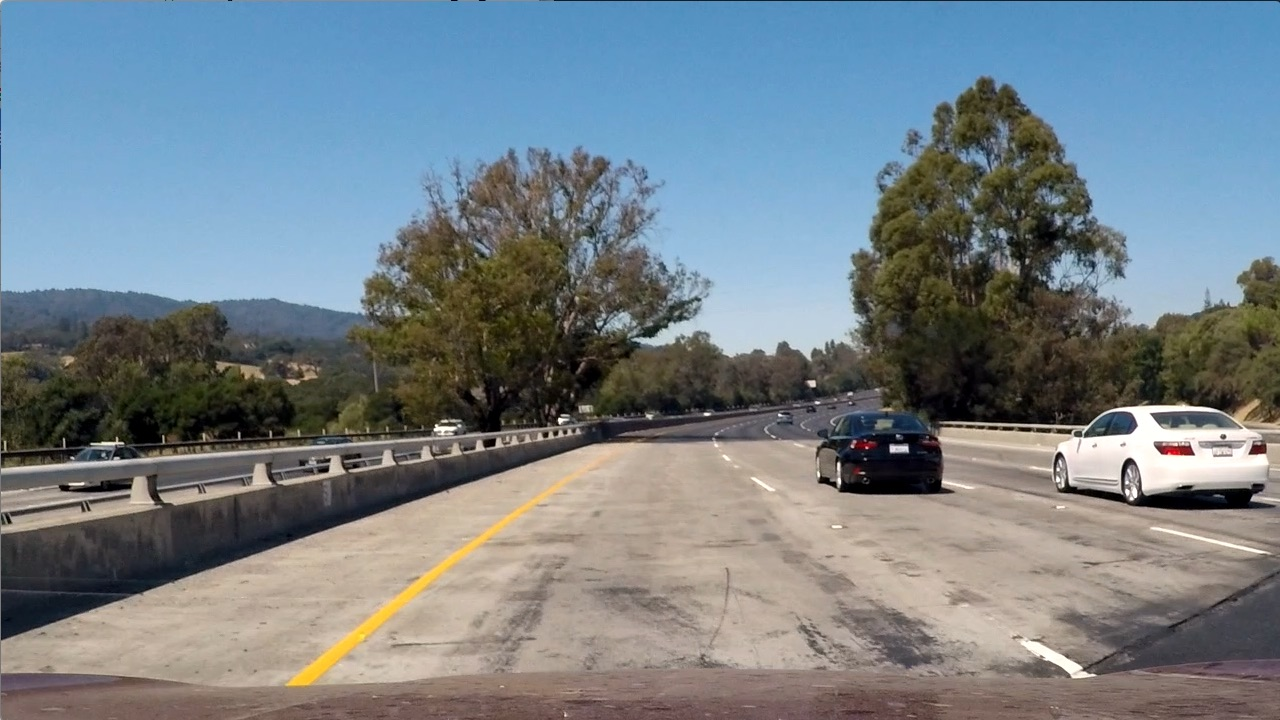
#> input picture test_images/test1.jpg, 1280 x 720 px
$ python -i spatial_bin.py   (imports and definitions only)
#> lines starting #> are read from the running program, lines starting #| are printed output that depends on the picture
import cv2
import numpy as np


# Define a function to compute color histogram features
# Pass the color_space flag as 3-letter all caps string
# like 'HSV' or 'LUV' etc.
def convert_color(img, color_space='RGB', size=(32, 32)):
    # Convert image to new color space (if specified)
    if color_space != 'RGB':
        if color_space == 'HSV':
            feature_image = cv2.cvtColor(img, cv2.COLOR_RGB2HSV)
        elif color_space == 'LUV':
            feature_image = cv2.cvtColor(img, cv2.COLOR_RGB2LUV)
        elif color_space == 'HLS':
            feature_image = cv2.cvtColor(img, cv2.COLOR_RGB2HLS)
        elif color_space == 'YUV':
            feature_image = cv2.cvtColor(img, cv2.COLOR_RGB2YUV)
        elif color_space == 'YCrCb':
            feature_image = cv2.cvtColor(img, cv2.COLOR_RGB2YCrCb)
    else:
        feature_image = np.copy(img)

    # Use cv2.resize().ravel() to create the feature vector
    features = cv2.resize(feature_image, size)

    # Return the feature vector
    return features


# Define a function to compute color histogram features
# Pass the color_space flag as 3-letter all caps string
# like 'HSV' or 'LUV' etc.
def bin_spatial(img, color_space='RGB', size=(32, 32)):
    # Convert image to new color space (if specified)
    if color_space != 'RGB':
        if color_space == 'HSV':
            feature_image = cv2.cvtColor(img, cv2.COLOR_RGB2HSV)
        elif color_space == 'LUV':
            feature_image = cv2.cvtColor(img, cv2.COLOR_RGB2LUV)
        elif color_space == 'HLS':
            feature_image = cv2.cvtColor(img, cv2.COLOR_RGB2HLS)
        elif color_space == 'YUV':
            feature_image = cv2.cvtColor(img, cv2.COLOR_RGB2YUV)
        elif color_space == 'YCrCb':
            feature_image = cv2.cvtColor(img, cv2.COLOR_RGB2YCrCb)
    else:
        feature_image = np.copy(img)

    # Use cv2.resize().ravel() to create the feature vector
    features = cv2.resize(feature_image, size).ravel()

    # Return the feature vector
    return features

# [5 lines not run here, left out]

>>> import cv2
>>> picture = cv2.cvtColor(cv2.imread('test_images/test1.jpg'), cv2.COLOR_BGR2RGB)
>>> result = convert_color(picture)
#> in convert_color, `features = cv2.resize(feature_image, size)`:
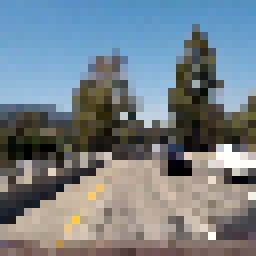
#> features: shape (32, 32, 3) (shown 8 times larger); mean R, G, B 117.3, 128.5, 135.6

$ run again, on test_images/test2.jpg
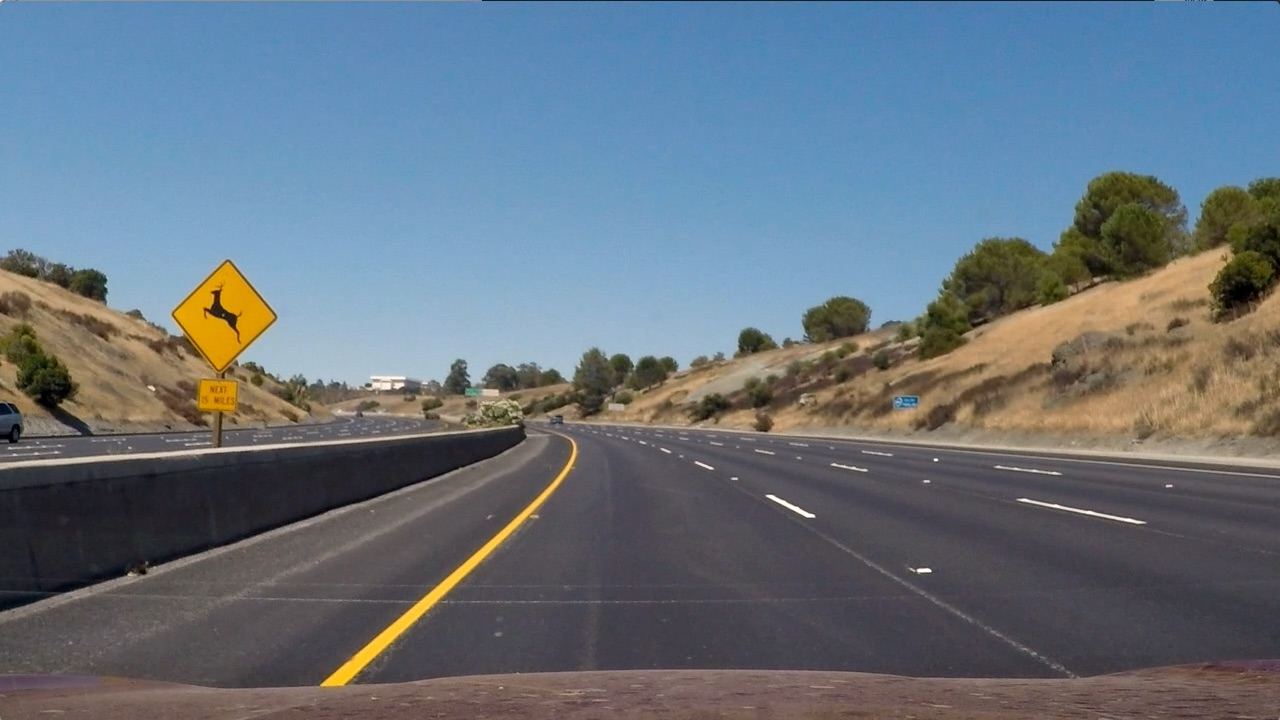
#> input picture test_images/test2.jpg, 1280 x 720 px
#> in convert_color, `features = cv2.resize(feature_image, size)`:
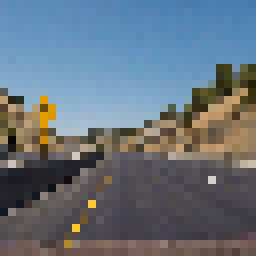
#> features: shape (32, 32, 3) (shown 8 times larger); mean R, G, B 102.2, 113.9, 124.8

$ run again, on test_images/test3.jpg
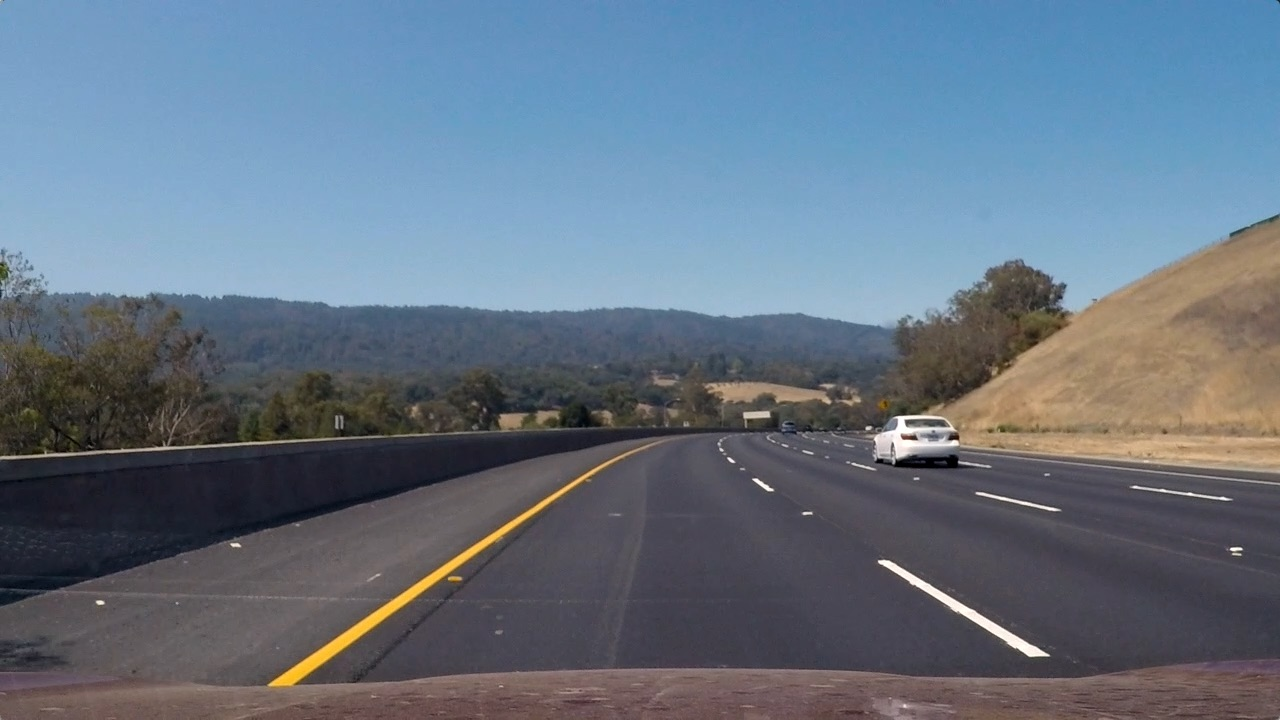
#> input picture test_images/test3.jpg, 1280 x 720 px
#> in convert_color, `features = cv2.resize(feature_image, size)`:
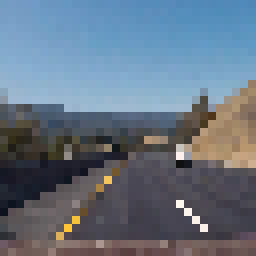
#> features: shape (32, 32, 3) (shown 8 times larger); mean R, G, B 101.3, 115.6, 130.9

$ run again, on test_images/test4.jpg
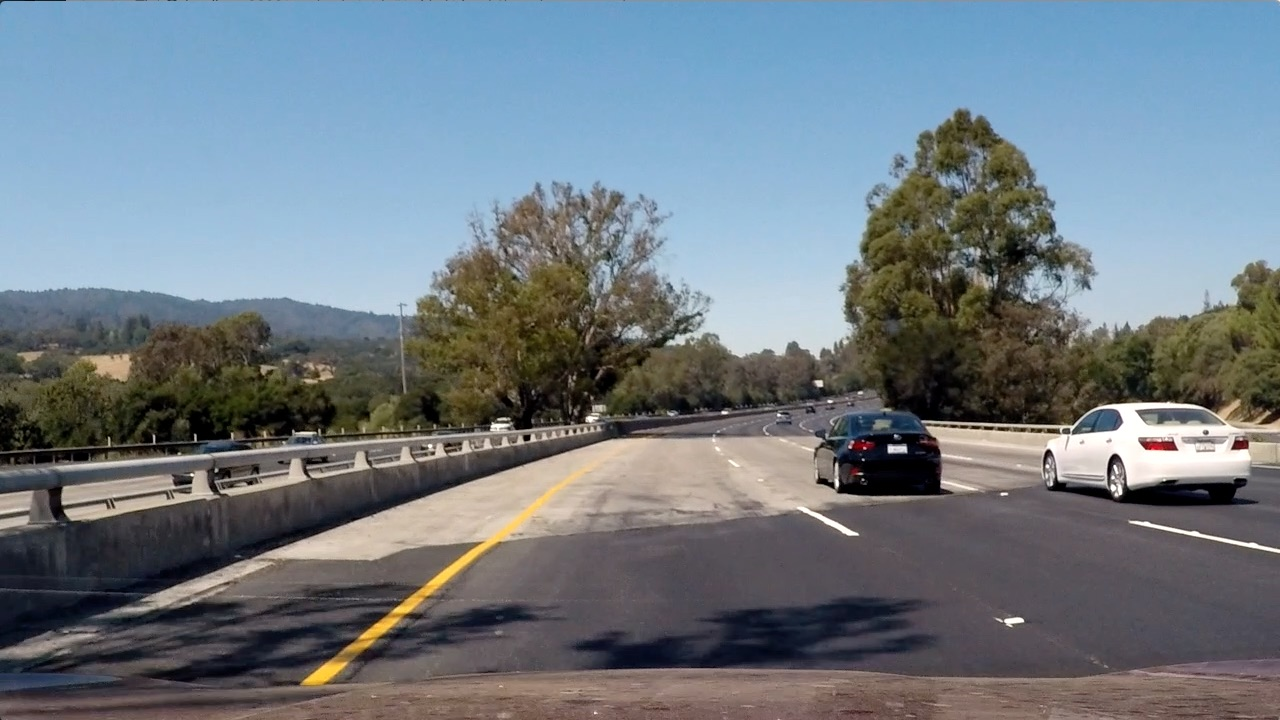
#> input picture test_images/test4.jpg, 1280 x 720 px
#> in convert_color, `features = cv2.resize(feature_image, size)`:
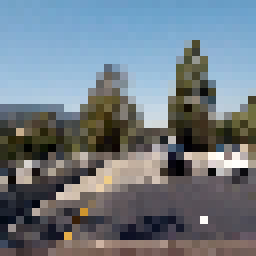
#> features: shape (32, 32, 3) (shown 8 times larger); mean R, G, B 111.8, 122.5, 131
